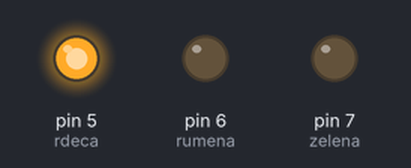
Bench run of a sketch on a simulated Arduino Uno, built with avr-gcc and run on an emulated ATmega328P. Parts: output pins drawn as LEDs (lit = HIGH).

Above: at 0.5 s.
At 2.5 s:
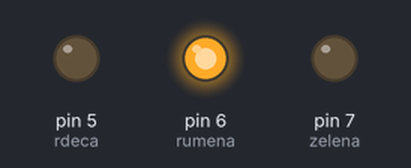
At 4.5 s:
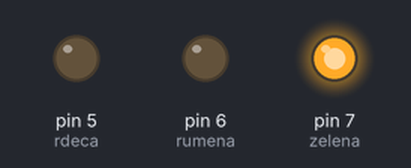
At 5.5 s:
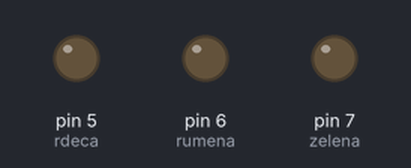
Timing chart, 0 to 7.8 s (numbered marks = the images above):
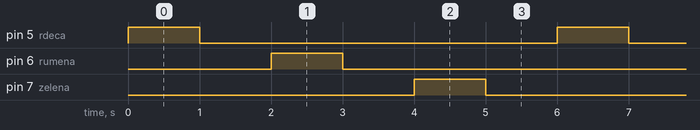

Measured:
- by itself, pin 5 (rdeca), pin 6 (rumena), pin 7 (zelena): alternates HIGH for 1.0 s and LOW for 5.0 s
- by itself, everything shown: repeats every 6.0 s, in 6 steps

The sketch:

LED_lucke__animacija_code.ino
```cpp
//definiramo vhode led luck
int rdeca = 5;
int rumena = 6;
int zelena = 7;

void setup() {
  // inicializiramo lucke kot output
  pinMode(rdeca, OUTPUT);
  pinMode(rumena, OUTPUT);
  pinMode(zelena, OUTPUT);
}

void loop() {
  // rdeca lucka
  digitalWrite(rdeca, HIGH);   // vklopimo lucko
  delay(1000);               // pocakamo 1 sekundo
  digitalWrite(rdeca, LOW);    // ugasnemo lucko
  delay(1000);               // pocakamo 1 sekundo

  // rumena lucka
  digitalWrite(rumena, HIGH);
  delay(1000);
  digitalWrite(rumena, LOW);
  delay(1000);

  // zelena lucka
  digitalWrite(zelena, HIGH);
  delay(1000);
  digitalWrite(zelena, LOW);
  delay(1000);
}
```
